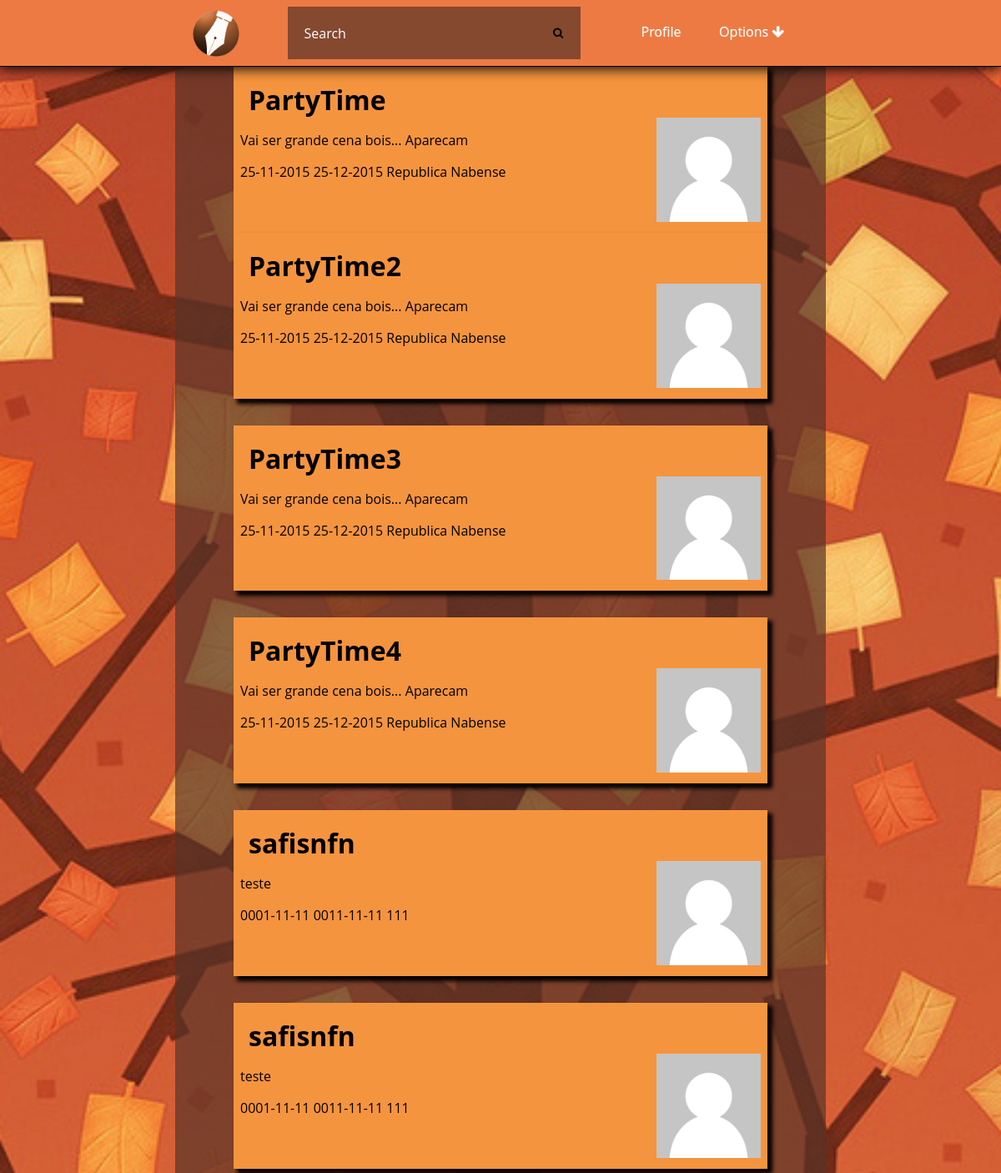
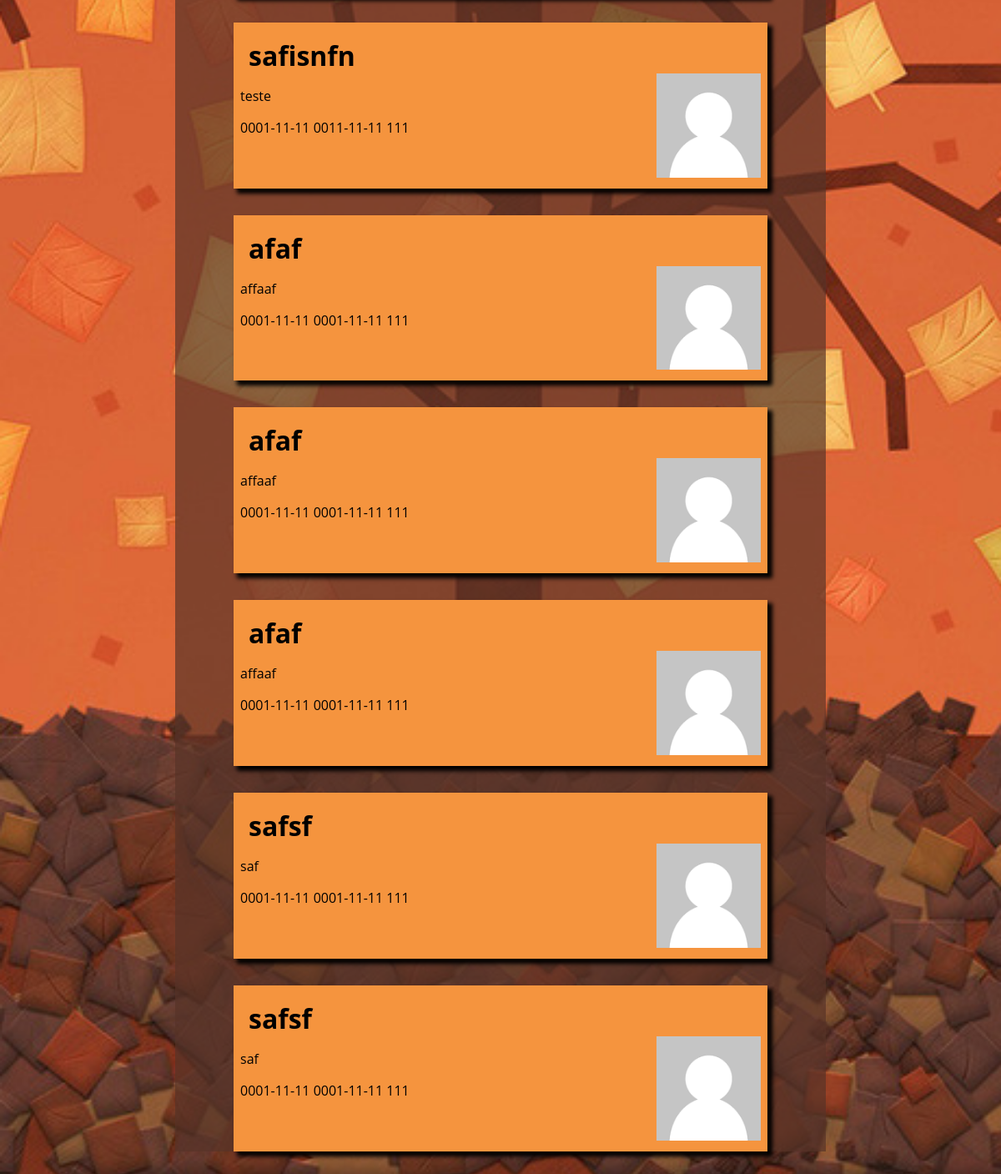
Screenshot of / (signed in) with the database file from the repository (2 pictures, top to bottom).
### tables this page shows
CREATE TABLE Event(
	idEvent INTEGER PRIMARY KEY,
	nameEvent TEXT NOT NULL,
	creationDate DATE NOT NULL,
	endDate DATE NOT NULL,
	local TEXT NOT NULL,
	public BOOLEAN,
	type TEXT,
	description TEXT,
	hour TEXT,
	idPhoto INTEGER REFERENCES Photo(idPhoto),
	idOwner INTEGER REFERENCES User(idUser)
);

### databaseConnection.php (called while the page is built, shortened)
<?php
function getMyEvents(){
    $db = new PDO('sqlite:event.db');
    $stmt=$db->prepare("SELECT Event.* FROM UserEvent,Event WHERE idUser=:userId AND Event.idEvent=UserEvent.idEvent");
    $stmt->bindParam(':userId',$_SESSION["userId"],PDO::PARAM_INT);
	$stmt->execute();
	$result = $stmt->fetchAll();
    return $result;
}
?>

### index.php (the view)
<?php
	require_once('header.php');
    $results = getMyEvents();
	foreach($results as $result) { ?>
		<div class="card"  id="event<?php echo $result["idEvent"]?>"  >
			<h1><?php echo $result['nameEvent'] ?></h1>
			<div class="desc">
				<div class="descText">
					<p><?php echo $result['description'] ?></p>
					<p><?php echo $result['creationDate']." ".$result['endDate']." ".$result['local'] ?></p>
				</div>
				<div class="imgContainer">
					<img src="static/user/userDefault.png"/>
				</div>
			</div>
		</div>
	<?php }
	require_once('footer.php');
	?>

### header.php (shortened to what this page needs)
<?php
	include_once 'databaseConnection.php';
?>
<!DOCTYPE html>
<html>
<head>
	<link rel="stylesheet" href="http://cdnjs.cloudflare.com/ajax/libs/font-awesome/4.4.0/css/font-awesome.min.css">
	<link rel="stylesheet" type="text/css" href="css/eventManager.css">
	<link rel="stylesheet" type="text/css" href="css/sweetalert.css">
</head>
<body>
	<div id="hmenu">
		<div id="containerNavBar">
			<ul class="nav">
				<a href="index.php"><img id="logo" src="static/website/logo.png"></img>
				</a>
				<li id="search">
					<form action="" method="get">
						<input type="text" name="search_text" id="search_text" placeholder="Search" />
						<button type="submit" name="search_button" id="search_button"><i class="fa fa-search"></i></button>
					</form>
				</li>
				<li id="options">
					<a href="#">Options  <i class="fa fa-arrow-down"></i></a>
				</li>
				<li id="profile">
					<a href="profile.php">Profile</a>
				</li>
			</ul>
		</div>
	</div>

### css/eventManager.css (style rules this page uses)
html { background-image: url('\../static/website/background.jpg'); background-attachment: fixed; background-position:center center; background-size:cover; display: block; box-sizing: border-box; }
body { width: 65%; margin:0 auto; background-color: rgba(88, 52, 40, 0.69); background-size: contain; background-attachment: fixed; margin-top: 5em; height: 100%; box-sizing: border-box; display: block; }
div#hmenu { margin: auto auto; height: 5em; background: #ED7A43; width: 100%; text-align: center; position: fixed; top:0; left:0; border-bottom:1px solid; box-shadow: 0 1px 15px 1px; box-sizing: border-box; }
.card,.cardEvent { background-color: #F5943E; width: 80%; margin: 0 auto; margin-bottom: 2em; box-shadow: 5px 5px 5px 1px; padding: 0.5em; font-family: 'Open Sans', sans-serif; }
.card h1,.cardEvent h1 { margin:0px; padding:10px; padding-bottom:0px; display: table-cell; width: 80%; }
.card .descText,.cardEvent .descText { margin: 0 auto; height: 100%; display: inline-block; padding: 0px; border: 0px; width: 80%; box-sizing: border-box; padding-right: 1em; text-align: justify; float: left; }
.card .imgContainer,.cardEvent .imgContainer { display: inline-block;border: 0;vertical-align: middle;width: 20%;margin: auto;padding: 0; }
.desc { display: block; width: 100%; height: 100%; margin: 0 auto; }
.imgContainer img { width: 100%; height: auto; }
img#logo { height: 80%;width: auto;float: left;margin-left: 1em;border-radius: 50%;margin-right: 1em; }
div#containerNavBar { display: inline-block; width: 65%; height: 100%; margin: auto; }
.nav { height: 100%; width: 100%; display: inline-block; margin: 0.5em auto; padding: 0; }
.nav li { float: left; list-style-type: none; position: relative; margin: auto 1%; display: inline-block; }
.nav li a { font-size: 16px; color: white; display: block; line-height: 60px; padding: 0 26px; text-decoration: none; font-family: 'Open Sans', sans-serif; text-shadow: 0 0 1px rgba(255, 255, 255, 0.5); }
li#search { width: 45%; height: 80%; margin-left: 5%; }
#search_text { width: 85%; padding: 10px 0 10px 20px; font-size: 16px; font-family: 'Open Sans', sans-serif; border: 0 none; height: 100%; margin-right: 0; color: white; outline: none; background: rgba(88, 52, 40, 0.69); float: left; box-sizing: border-box; transition: all 0.15s; }
#search_button { border: 0 none; background: rgba(88, 52, 40, 0.69) url(search.png) center no-repeat; width: 15%; float: left; padding: 0; text-align: center; height: 100%; cursor: pointer; }
#options a { border-left: 0 none; }
#options>a { background-image: url(triangle.png); background-position: 85% center; background-repeat: no-repeat; padding-right: 42px; }
li#profile { width: 10%; float: right; }
li#options { float:right; }
#search form { width: 100%; height: 100%; margin: 0 auto; display: inline-block; }
div#event1 { box-sizing: content-box; width: 80%; margin: 0 auto; box-shadow: 5px 5px 5px 1px; }

### rows the page displays
event: nameEvent "PartyTime", description "Vai ser grande cena bois... Aparecam", creationDate "25-11-2015", endDate "25-12-2015", local "Republica Nabense"
event: nameEvent "PartyTime2", description "Vai ser grande cena bois... Aparecam", creationDate "25-11-2015", endDate "25-12-2015", local "Republica Nabense"
event: nameEvent "PartyTime3", description "Vai ser grande cena bois... Aparecam", creationDate "25-11-2015", endDate "25-12-2015", local "Republica Nabense"
event: nameEvent "PartyTime4", description "Vai ser grande cena bois... Aparecam", creationDate "25-11-2015", endDate "25-12-2015", local "Republica Nabense"
event: nameEvent "safisnfn", description "teste", creationDate "0001-11-11", endDate "0011-11-11", local "111"
event: nameEvent "safisnfn", description "teste", creationDate "0001-11-11", endDate "0011-11-11", local "111"
event: nameEvent "safisnfn", description "teste", creationDate "0001-11-11", endDate "0011-11-11", local "111"
event: nameEvent "afaf", description "affaaf", creationDate "0001-11-11", endDate "0001-11-11", local "111"
event: nameEvent "afaf", description "affaaf", creationDate "0001-11-11", endDate "0001-11-11", local "111"
event: nameEvent "afaf", description "affaaf", creationDate "0001-11-11", endDate "0001-11-11", local "111"
event: nameEvent "safsf", description "saf", creationDate "0001-11-11", endDate "0001-11-11", local "111"
event: nameEvent "safsf", description "saf", creationDate "0001-11-11", endDate "0001-11-11", local "111"
